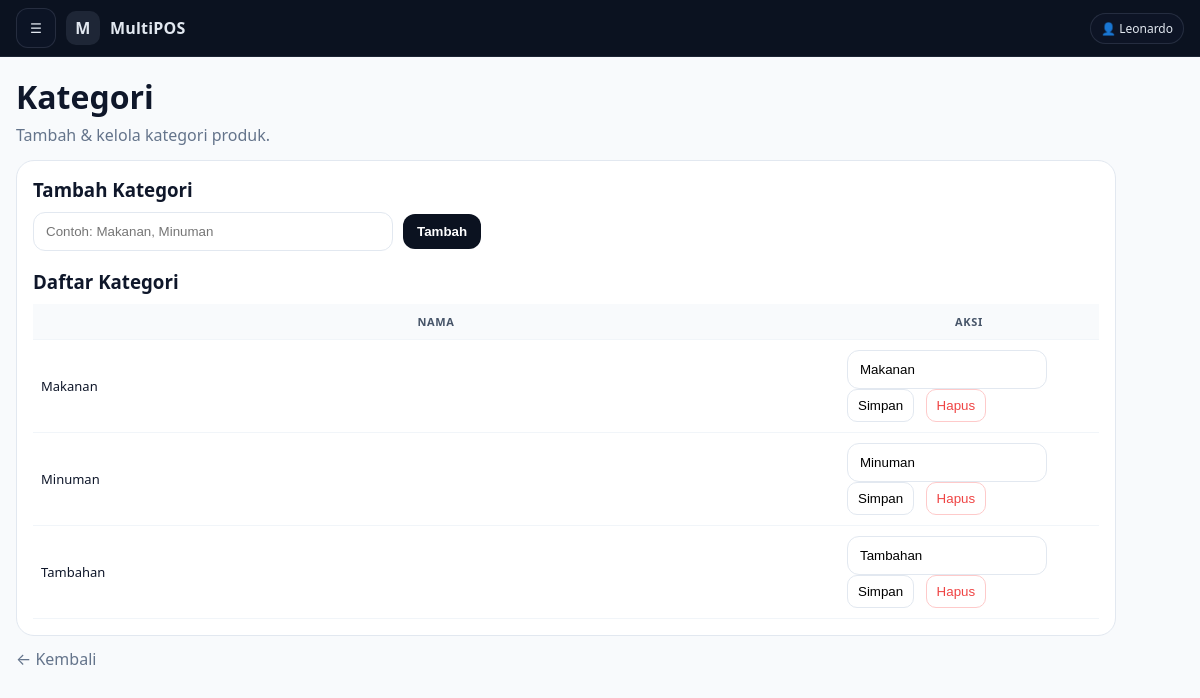
The app's page /advance/admin_kategori_list.php (signed in) with its own data.
### tables this page shows
CREATE TABLE `categories` (
  `id` bigint(20) UNSIGNED NOT NULL,
  `store_id` bigint(20) UNSIGNED NOT NULL,
  `name` varchar(100) NOT NULL,
  `is_active` tinyint(1) NOT NULL DEFAULT 1,
  `created_at` timestamp NOT NULL DEFAULT current_timestamp()
);

### config/auth.php (called while the page is built, shortened)
<?php
function auth_user(): ?array { return $_SESSION['user'] ?? null; }
function require_role(array $roles): void {
  $r = auth_user()['role'] ?? '';
}

### advance/admin_kategori_list.php (the view, shortened to what this page needs)
<?php
require __DIR__ . '/../config/db.php';
require __DIR__ . '/../config/auth.php';
$adminId=(int)auth_user()['id'];
$st = $pdo->prepare("SELECT id FROM stores WHERE owner_admin_id=? AND is_active=1 LIMIT 1");
$st->execute([$adminId]);
$store = $st->fetch(PDO::FETCH_ASSOC);
$storeId=(int)$store['id'];
$dbName = (string)$pdo->query("SELECT DATABASE()")->fetchColumn();
function columns_of(PDO $pdo, string $dbName, string $table): array {
  $q=$pdo->prepare("SELECT COLUMN_NAME FROM INFORMATION_SCHEMA.COLUMNS WHERE TABLE_SCHEMA=? AND TABLE_NAME=? ORDER BY ORDINAL_POSITION");
  $q->execute([$dbName,$table]); return array_map(fn($r)=>(string)$r['COLUMN_NAME'],$q->fetchAll(PDO::FETCH_ASSOC));
}
function has_col(array $cols, string $c): bool { return in_array($c,$cols,true); }
$catCols = columns_of($pdo,$dbName,'categories');
$sql="SELECT id,name FROM categories WHERE 1=1";
$params=[];
if (has_col($catCols,'store_id')) { $sql.=" AND store_id=?"; $params[]=$storeId; }
if (has_col($catCols,'is_active')) $sql.=" AND is_active=1";
$sql.=" ORDER BY name ASC";
$q=$pdo->prepare($sql); $q->execute($params);
$rows=$q->fetchAll(PDO::FETCH_ASSOC);
require __DIR__ . '/../publik/partials/admin_layout_top.php';
?>
<div class="wrap">
  <h1 style="margin:0 0 6px;">Kategori</h1>
  <div class="muted">Tambah & kelola kategori produk.</div>
  <div class="panel" style="margin-top:14px;">
    <h3 style="margin:0 0 10px;">Tambah Kategori</h3>
    <form method="post" style="display:flex;gap:10px;flex-wrap:wrap;align-items:center;">
      <input name="name" placeholder="Contoh: Makanan, Minuman" required style="max-width:360px;">
      <button class="btn" type="submit">Tambah</button>
    </form>
    <h3 style="margin:18px 0 10px;">Daftar Kategori</h3>
    <table>
      <tr>
        <th>NAMA</th>
        <th style="width:260px;">AKSI</th>
      </tr>
      <?php foreach($rows as $r): ?>
        <tr>
          <td><?= htmlspecialchars((string)$r['name']) ?></td>
          <td>
            <form method="post" style="display:inline;">
              <input name="name" value="<?= htmlspecialchars((string)$r['name']) ?>" style="width:200px;">
              <button class="btn-ghost" type="submit">Simpan</button>
            </form>
            <form method="post" style="display:inline;margin-left:8px;">
              <button class="btn-danger" type="submit" onclick="return confirm('Hapus kategori ini?')">Hapus</button>
            </form>
          </td>
        </tr>
      <?php endforeach; if(!$rows): ?>
        <tr><td colspan="2" class="muted">Belum ada kategori.</td></tr>
      <?php endif; ?>
    </table>
  </div>
  <div style="margin-top:12px;">
    <a class="muted" href="admin_menu_kategori.php" style="text-decoration:none;">← Kembali</a>
  </div>
</div>
<?php require __DIR__ . '/../publik/partials/admin_layout_bottom.php'; ?>

### publik/partials/admin_layout_top.php (style rules this page uses)
:root { --bg:#0b1220; --panel:#0f172a; --panel2:#111c34; --text:#e2e8f0; --muted:#94a3b8; --card:#ffffff; --border:#e2e8f0; --content-bg:#f8fafc; --accent:#2563eb; --danger:#ef4444; }
* { box-sizing:border-box }
html,body { height:100% }
body { margin:0; font-family: ui-sans-serif, system-ui, -apple-system, Segoe UI, Roboto, Helvetica, Arial, "Apple Color Emoji","Segoe UI Emoji"; background: var(--content-bg); color:#0f172a; }
a { color:inherit }
.muted { color:var(--muted) }

### advance/admin_kategori_list.php (style rules this page uses)
.wrap { max-width:1100px; }
.muted { color:#64748b }
.panel { background:#fff;border:1px solid #e2e8f0;border-radius:18px;padding:16px; }
input { padding:11px 12px;border-radius:12px;border:1px solid #e2e8f0;width:100% }
table { width:100%;border-collapse:collapse;margin-top:10px }
th,td { border-bottom:1px solid #f1f5f9;padding:10px 8px;font-size:13px }
th { background:#f8fafc;color:#475569;font-weight:900;font-size:11px;letter-spacing:.06em }
.btn { padding:10px 14px;border-radius:12px;border:0;background:#0b1220;color:#fff;font-weight:900;cursor:pointer }
.btn-danger { padding:8px 10px;border-radius:10px;border:1px solid #fecaca;background:#fff;color:#ef4444;cursor:pointer }
.btn-ghost { padding:8px 10px;border-radius:10px;border:1px solid #e2e8f0;background:#fff;cursor:pointer }

### records on screen
categories: name "Makanan"
categories: name "Minuman"
categories: name "Tambahan"

### other values on screen
mb_substr((string)$appName, 0, 1) "M"
$appName "MultiPOS"
$userName "Leonardo"
